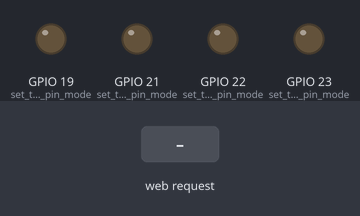
Bench run of a sketch on a simulated ESP32. Parts: output pins drawn as LEDs (lit = HIGH). The test bench sets the inputs (shaded band). WiFi joins after 1.5 s; servers stay silent unless stated; not simulated (calls return 0 or success): credentials.h; what the sketch prints to the serial monitor is not drawn.

Above: at 2.7 s.
2.8 s: HTTP request GET /H1 received
At 4.0 s:
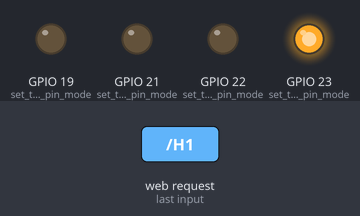
4.3 s: HTTP request GET /H2 received
At 5.1 s:
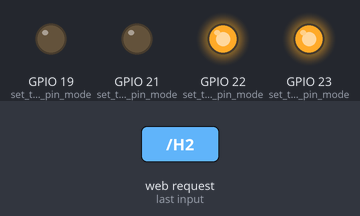
5.8 s: HTTP request GET /L1 received
At 6.2 s:
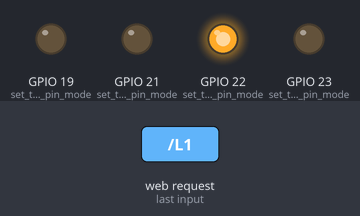
7.3 s: HTTP request GET /H3 received
At 8.5 s:
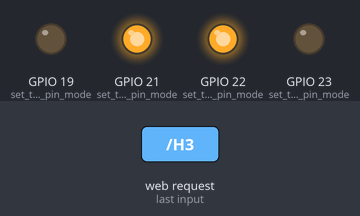
8.8 s: HTTP request GET /L2 received
At 9.7 s:
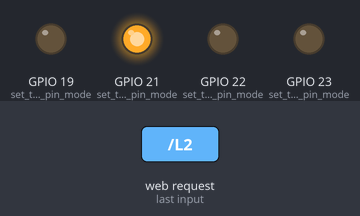
10.3 s: HTTP request GET /H4 received
At 10.9 s:
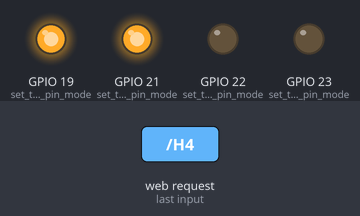
Timing chart, 0 to 12.8 s (numbered marks = the images above; inputs shaded):
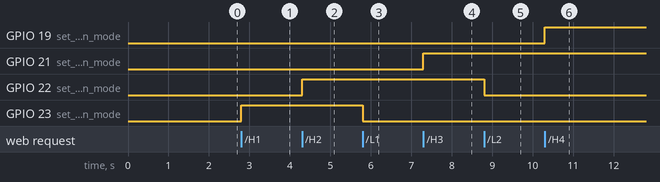

Measured:
- after the input at 2.8 s, GPIO 23 (set_the_LED_pin_mode): LOW → HIGH at once
- after the input at 4.3 s, GPIO 22 (set_the_LED_pin_mode): LOW → HIGH at once
- after the input at 5.8 s, GPIO 23 (set_the_LED_pin_mode): HIGH → LOW at once
- after the input at 7.3 s, GPIO 21 (set_the_LED_pin_mode): LOW → HIGH at once
- after the input at 8.8 s, GPIO 22 (set_the_LED_pin_mode): HIGH → LOW at once
- after the input at 10.3 s, GPIO 19 (set_the_LED_pin_mode): LOW → HIGH at once

The sketch:

web-server.ino
```cpp
#include <WiFi.h>
#include "credentials.h"

WiFiServer server(80);

void setup()
{
    Serial.begin(115200);
    pinMode(23, OUTPUT);      // set the LED pin mode
    pinMode(22, OUTPUT);      // set the LED pin mode
    pinMode(21, OUTPUT);      // set the LED pin mode
    pinMode(19, OUTPUT);      // set the LED pin mode

    delay(10);

    // We start by connecting to a WiFi network

    Serial.println();
    Serial.println();
    Serial.print("Connecting to ");
    Serial.println(ssid);

    WiFi.begin(ssid, pass);

    while (WiFi.status() != WL_CONNECTED) {
        delay(500);
        Serial.print(".");
    }

    Serial.println("");
    Serial.println("WiFi connected.");
    Serial.println("IP address: ");
    Serial.println(WiFi.localIP());

    server.begin();

}

int value = 0;

void loop(){
 WiFiClient client = server.available();   // listen for incoming clients

  if (client) {                             // if you get a client,
    Serial.println("New Client.");           // print a message out the serial port
    String currentLine = "";                // make a String to hold incoming data from the client
    while (client.connected()) {            // loop while the client's connected
      if (client.available()) {             // if there's bytes to read from the client,
        char c = client.read();             // read a byte, then
        Serial.write(c);                    // print it out the serial monitor
        if (c == '\n') {                    // if the byte is a newline character

          // if the current line is blank, you got two newline characters in a row.
          // that's the end of the client HTTP request, so send a response:
          if (currentLine.length() == 0) {
            // HTTP headers always start with a response code (e.g. HTTP/1.1 200 OK)
            // and a content-type so the client knows what's coming, then a blank line:
            client.println("HTTP/1.1 200 OK");
            client.println("Content-type:text/html");
            client.println();

            // the content of the HTTP response follows the header:
            client.print("Click <a href=\"/H1\">here</a> to turn the LED on pin 1 on.<br>");
            client.print("Click <a href=\"/L1\">here</a> to turn the LED on pin 1 off.<br>");
            client.print("Click <a href=\"/H2\">here</a> to turn the LED on pin 2 on.<br>");
            client.print("Click <a href=\"/L2\">here</a> to turn the LED on pin 2 off.<br>");
            client.print("Click <a href=\"/H3\">here</a> to turn the LED on pin 3 on.<br>");
            client.print("Click <a href=\"/L3\">here</a> to turn the LED on pin 3 off.<br>");
            client.print("Click <a href=\"/H4\">here</a> to turn the LED on pin 4 on.<br>");
            client.print("Click <a href=\"/L4\">here</a> to turn the LED on pin 4 off.<br>");

            // The HTTP response ends with another blank line:
            client.println();
            // break out of the while loop:
            break;
          } else {    // if you got a newline, then clear currentLine:
            currentLine = "";
          }
        } else if (c != '\r') {  // if you got anything else but a carriage return character,
          currentLine += c;      // add it to the end of the currentLine
        }

        // Check to see if the client request was "GET /H" or "GET /L":
        if (currentLine.endsWith("GET /H1")) { digitalWrite(23, HIGH); }
        if (currentLine.endsWith("GET /L1")) { digitalWrite(23, LOW); }
        if (currentLine.endsWith("GET /H2")) { digitalWrite(22, HIGH); }
        if (currentLine.endsWith("GET /L2")) { digitalWrite(22, LOW); }
        if (currentLine.endsWith("GET /H3")) { digitalWrite(21, HIGH); }
        if (currentLine.endsWith("GET /L3")) { digitalWrite(21, LOW); }
        if (currentLine.endsWith("GET /H4")) { digitalWrite(19, HIGH); }
        if (currentLine.endsWith("GET /L4")) { digitalWrite(19, LOW); }

      }
    }
    // close the connection:
    client.stop();
    Serial.println("Client Disconnected.");
  }
}
```
